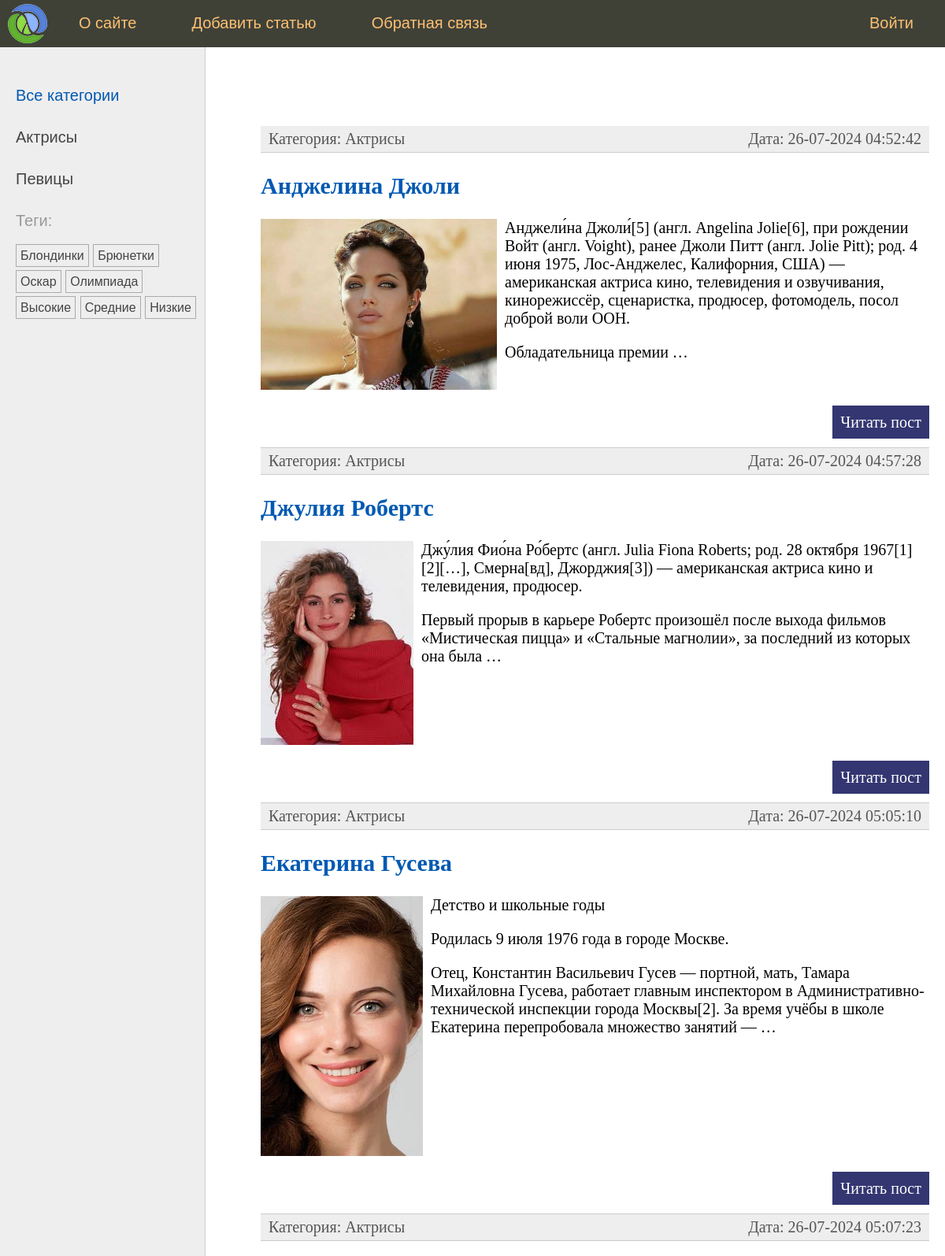
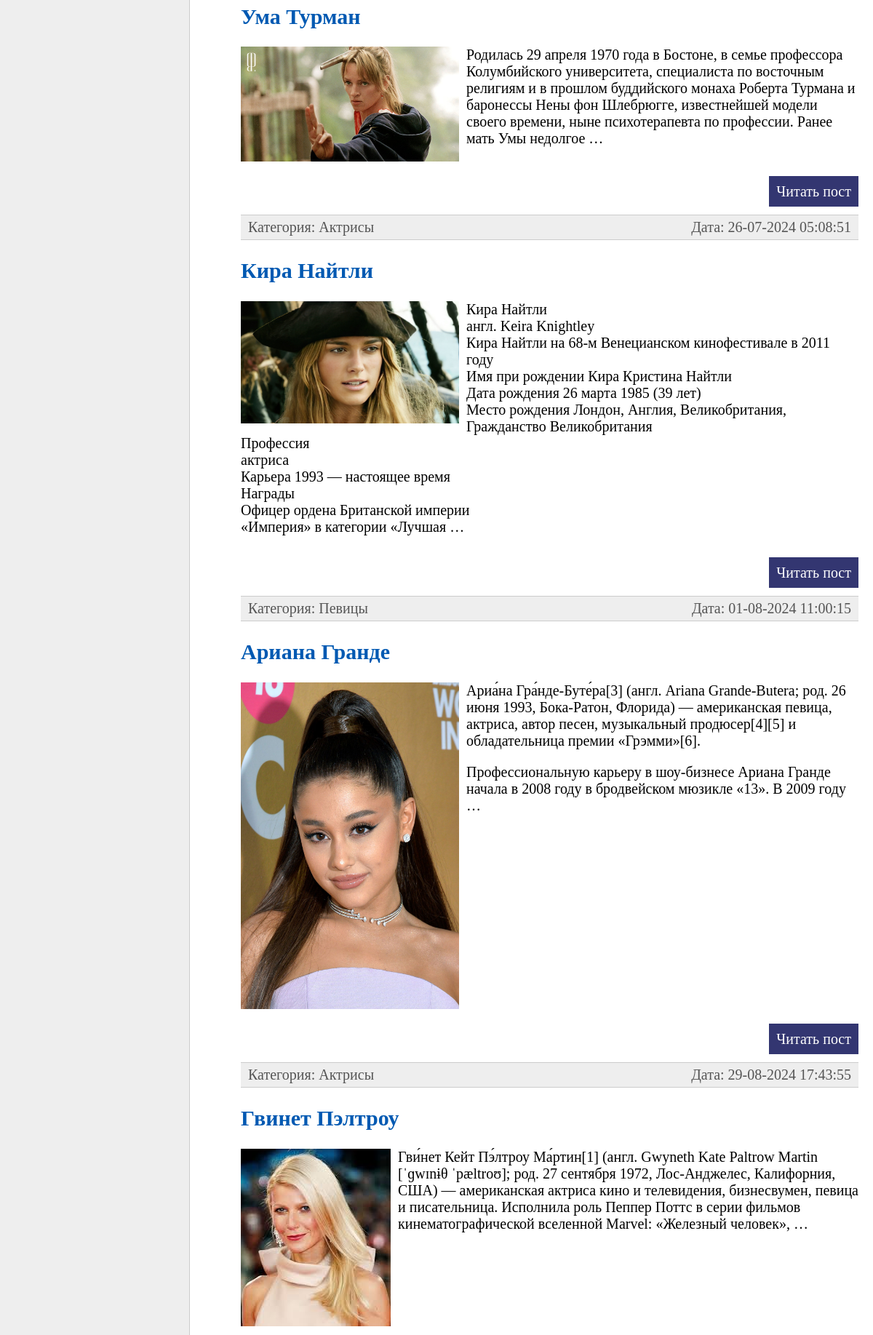
The page / (upper part) on the database its author committed (2 pictures, top to bottom).
### women/models.py (models this page shows, shortened)
class Category(models.Model):
    name = models.CharField(max_length=100, db_index=True, verbose_name="Категория")
    slug = models.SlugField(max_length=255, unique=True, db_index=True)
    def __str__(self):
        return self.name
    def get_absolute_url(self):
        return reverse('category', kwargs={'cat_slug': self.slug})

class TagPost(models.Model):
    tag = models.CharField(max_length=100, db_index=True)
    slug = models.SlugField(max_length=255, unique=True, db_index=True)
    def get_absolute_url(self):
        return reverse('tag', kwargs={'tag_slug': self.slug})

class Women(models.Model):
    class Status(models.IntegerChoices):
        DRAFT = 0, 'Черновик'
        PUBLISHED = 1, 'Опубликовано'
    title = models.CharField(max_length=255, verbose_name='Заголовок')
    slug = models.SlugField(max_length=255, db_index=True, unique=True)
    content = models.TextField(blank=True, verbose_name='Текст статьи')
    photo = models.ImageField(upload_to="photos/%Y/%m/%d/", verbose_name='Фото')
    time_create = models.DateTimeField(auto_now_add=True, verbose_name='Время создания')
    time_update = models.DateTimeField(auto_now=True, verbose_name='Время обновления')
    is_published = models.BooleanField(choices=tuple(map(lambda x: (bool(x[0]), x[1]), Status.choices)),
                                       default=Status.DRAFT, verbose_name="Статус")
    cat = models.ForeignKey('Category', on_delete=models.PROTECT, related_name='posts', verbose_name='Рубрика')
    tags = models.ManyToManyField('TagPost', blank=True, related_name='tags', verbose_name='Метки')
    objects = models.Manager()
    published = PublishedModel()
    husband = models.OneToOneField('Husband', on_delete=models.SET_NULL, null=True, blank=True, related_name='wuman', verbose_name='Муж')
    class Meta:
        ordering = ['time_create']
        indexes = [
            models.Index(fields=['-time_create']),
        ]
    def get_absolute_url(self):
        return reverse('post', kwargs={'post_slug': self.slug})

### women/views.py (the view)
# urls.py: path('', WomenHome.as_view(), name='home'),
class WomenHome(ListView):
    model = Women
    template_name = 'women/index.html'
    def get_context_data(self, *, object_list=None, **kwargs):
        context = super().get_context_data(**kwargs)
        context['menu'] = menu
        context['cat_selected'] = 0
        return context
    def get_queryset(self):
        return Women.objects.filter(is_published=True)

### women/templatetags/women_tags.py (called while the page is built)
@register.inclusion_tag('women/list_categories.html')
def show_categories(cat_selected_id=0):
    cats = Category.objects.all()
    return {'cats': cats, 'cat_selected': cat_selected_id}

@register.inclusion_tag('women/list_tags.html')
def show_all_tags():
    return {"tags": TagPost.objects.all()}

### women/templates/women/index.html (shortened to what this page needs)
{% extends 'base.html' %}
{% block content %}
<ul class="list-articles">
	{% for p in women_list %}
	<li><div class="article-panel">
         <p class="first">Категория: {{p.cat}}</p>
         <p class="last">Дата: {{p.time_create|date:"d-m-Y H:i:s"}}</p>
	</div>
	<li><a href="{{ p.get_absolute_url }}"><h2>{{p.title}}</h2></a>
	{% if p.photo %}
	<p ><img class="img-article-left" src="{{p.photo.url}}"></p>
	{% endif %}
    {% autoescape off %}
	{{p.content|linebreaks|truncatewords:40}}
    {% endautoescape %}
			<p class="link-read-post"><a href="{{ p.get_absolute_url }}">Читать пост</a></p>
			</li>
	{% endfor %}
</ul>
{% endblock %}

### women/templates/women/list_categories.html
{% for cat in cats %}
{% if cat.id == cat_selected %}
<li class="selected">{{cat.name}}</li>
{% else %}
<li><a href="{{ cat.get_absolute_url }}">{{cat.name}}</a></li>
{% endif %}
{% endfor %}

### women/templates/women/list_tags.html
{% if tags %}
    Теги:</p>
    <ul class="tags-list">
        {% for t in tags %}
        <li><a href="{{t.get_absolute_url}}">{{t.tag}}</a></li>
        {% endfor %}
    </ul>
{% endif %}

### rows shown on the page
Category: name "Актрисы"
Category: name "Певицы"
TagPost: tag "Блондинки"
TagPost: tag "Брюнетки"
TagPost: tag "Оскар"
TagPost: tag "Олимпиада"
TagPost: tag "Высокие"
TagPost: tag "Средние"
TagPost: tag "Низкие"
Women: cat "Актрисы", time_create "26-07-2024 04:52:42", title "Анджелина Джоли", photo (picture), content "Анджели́на Джоли́[5] (англ. Angelina Jolie[6], при рождении Войт (англ. Voight), ранее Джоли Питт (англ. Jolie Pitt); род. 4 июня 1975, Лос-Анджелес, Калифорния, США) — американская актриса кино, телевидения и озвучивания, кинорежиссёр, сценаристка, продюсер, фотомодель, посол доброй воли ООН. Обладательница премии …"
Women: cat "Актрисы", time_create "26-07-2024 04:57:28", title "Джулия Робертс", photo (picture), content "Джу́лия Фио́на Ро́бертс (англ. Julia Fiona Roberts; род. 28 октября 1967[1][2][…], Смерна[вд], Джорджия[3]) — американская актриса кино и телевидения, продюсер. Первый прорыв в карьере Робертс произошёл после выхода фильмов «Мистическая пицца» и «Стальные магнолии», за последний из которых она была …"
Women: cat "Актрисы", time_create "26-07-2024 05:05:10", title "Екатерина Гусева", photo (picture), content "Детство и школьные годы Родилась 9 июля 1976 года в городе Москве. Отец, Константин Васильевич Гусев — портной, мать, Тамара Михайловна Гусева, работает главным инспектором в Административно-технической инспекции города Москвы[2]. За время учёбы в школе Екатерина перепробовала множество занятий — …"
Women: cat "Актрисы", time_create "26-07-2024 05:07:23", title "Ума Турман", photo (picture), content "Родилась 29 апреля 1970 года в Бостоне, в семье профессора Колумбийского университета, специалиста по восточным религиям и в прошлом буддийского монаха Роберта Турмана и баронессы Нены фон Шлебрюгге, известнейшей модели своего времени, ныне психотерапевта по профессии. Ранее мать Умы недолгое …"
Women: cat "Актрисы", time_create "26-07-2024 05:08:51", title "Кира Найтли", photo (picture), content "Кира Найтли англ. Keira Knightley Кира Найтли на 68-м Венецианском кинофестивале в 2011 году Имя при рождении Кира Кристина Найтли Дата рождения 26 марта 1985 (39 лет) Место рождения Лондон, Англия, Великобритания, Гражданство Великобритания Профессия актриса Карьера 1993 — настоящее время Награды Офицер ордена Британской империи «Империя» в категории «Лучшая …"
Women: cat "Певицы", time_create "01-08-2024 11:00:15", title "Ариана Гранде", photo (picture), content "Ариа́на Гра́нде-Буте́ра[3] (англ. Ariana Grande-Butera; род. 26 июня 1993, Бока-Ратон, Флорида) — американская певица, актриса, автор песен, музыкальный продюсер[4][5] и обладательница премии «Грэмми»[6]. Профессиональную карьеру в шоу-бизнесе Ариана Гранде начала в 2008 году в бродвейском мюзикле «13». В 2009 году …"
Women: cat "Актрисы", time_create "29-08-2024 17:43:55", title "Гвинет Пэлтроу", photo (picture), content "Гви́нет Кейт Пэ́лтроу Ма́ртин[1] (англ. Gwyneth Kate Paltrow Martin [ˈɡwɪnɨθ ˈpæltroʊ]; род. 27 сентября 1972, Лос-Анджелес, Калифорния, США) — американская актриса кино и телевидения, бизнесвумен, певица и писательница. Исполнила роль Пеппер Поттс в серии фильмов кинематографической вселенной Marvel: «Железный человек», …"

### other values the page prints
{{ m.title }} "О сайте" "Добавить статью" "Обратная связь" "Войти"
